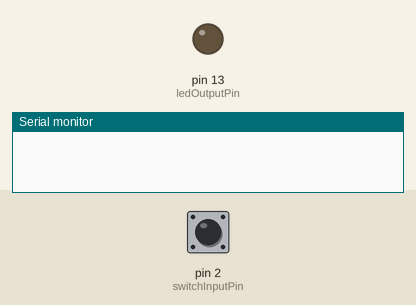
The sketch below on a simulated Arduino Uno, built with avr-gcc and run on an emulated ATmega328P. Shown: output pins drawn as LEDs (lit = HIGH), the last lines printed to the serial monitor. The inputs (shaded band) are chosen by the test bench; at power-on: pin 2 (switchInputPin) LOW.

Above: at 1.2 s.
1.3 s: pin 2 (switchInputPin) pulled HIGH for 0.15 s
At 1.42 s:
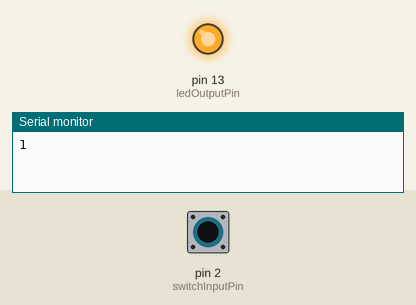
3.0 s: pin 2 (switchInputPin) pulled HIGH for 3.2 s
At 7.2 s:
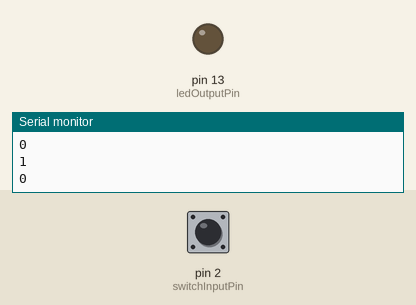
Timing chart, 0 to 8.7 s (numbered marks = the images above; inputs shaded):
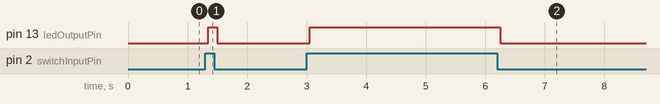

The sketch:

sketch03-switch-debounce-1.ino
```cpp
// sketch03-switch-debounce-1

// define input and output pins here.  this way they can easily be changed
// without having to modify them everywhere throughout the code
int switchInputPin = 2;
int ledOutputPin = 13;

int switchState = 0; // keeps track of current switch state
int threshold = 50; // threshold (in msecs) to wait for switch to debounce

void setup() {
  // initialize serial connection
  Serial.begin(9600);

  // configure switch input pin as input
  pinMode(switchInputPin, INPUT);

  // configure LED output pin as output
  pinMode(ledOutputPin, OUTPUT);
}

void loop() {
  // read current switch state
  int switchRead = digitalRead(switchInputPin);

  // did switch state change from previous state?
  if (switchRead != switchState) {
    // yes, sleep for threshold msecs
    delay(threshold);

    // is switch state still the same?
    if (switchRead == digitalRead(switchInputPin)) {
      // yes, set current switch state to value read
      switchState = switchRead;

      // yes, set led output pin to match switch state
      digitalWrite(ledOutputPin, switchState);

      // send switch state to terminal
      Serial.println(switchState);
    }
  }
}
```

Measured:
- after the input at 1.3 s, pin 13 (ledOutputPin): LOW → HIGH after 0.05 s, → LOW 0.15 s later
- after the input at 3.0 s, pin 13 (ledOutputPin): LOW → HIGH after 0.05 s, → LOW 3.2 s later
